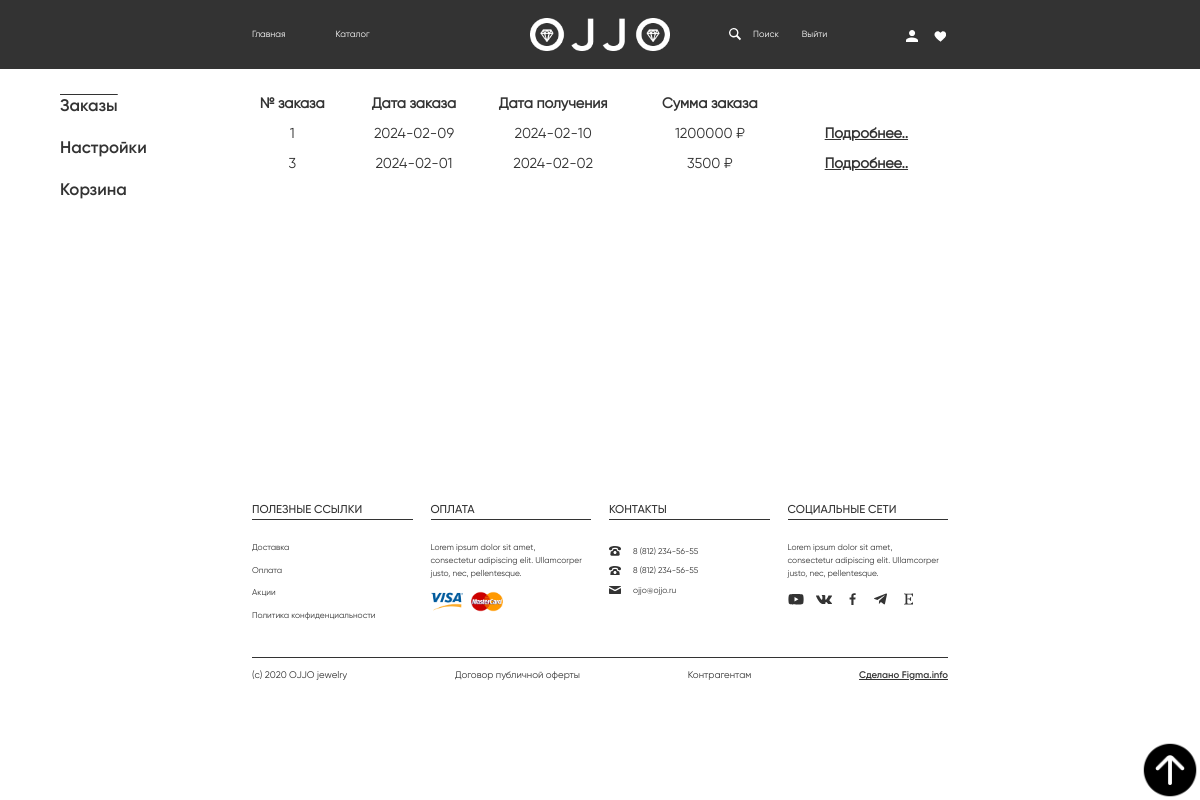
Screenshot of /orders.php (signed in) with the database file from the repository.
### tables this page shows
CREATE TABLE `orders` (
  `order_id` int NOT NULL,
  `order_user` int DEFAULT NULL,
  `order_date` date DEFAULT NULL,
  `order_get` date DEFAULT NULL,
  `order_sum` int DEFAULT NULL
);

### orders.php (the view, shortened to what this page needs)
<?php
require "connectdb.php";
?>
<?php require "HEADER.php"; ?>
<div class='voidCart'></div>
<div class='navCart'>
    <div id='navBlock'>
        <div id='curNav'><a href='orders.php' style='text-decoration:none;'>Заказы</a></div>
        <div><a href='settings.php' style='text-decoration:none;'>Настройки</a></div>
        <div><a href='cart.php' style='text-decoration:none;'>Корзина</a></div>
    </div>
    <div id="orderContent">
<?php
    $id_user = $_SESSION['id'];
    $queryOrders = mysqli_fetch_all(mysqli_query($conn, "SELECT orders.* FROM users JOIN orders ON users.user_id=orders.order_user WHERE order_user=$id_user"));
    if ($queryOrders!=null) {echo "<div id='rowOrder' class='rowOrderForORDERS'>";
        echo "<div id='numberOrder'><b>№ заказа</b></div>";
        echo "<div id='dateOrder'><b>Дата заказа</b></div>";
        echo "<div id='getOrder'><b>Дата получения</b></div>";
        echo "<div id='sumOrder'><b>Сумма заказа</b></div>";
        echo  "</div>";
     $i=1;
        foreach ($queryOrders as $orders) {$i++;
            echo "<div id='rowOrder' class='rowOrderForORDERS'>";
                                                                echo "<div id='numberOrder'>$orders[0]</div>";
                                                                echo "<div id='dateOrder'>$orders[2]</div>";
                                                                echo "<div id='getOrder'>$orders[3]</div>";
                                                                echo "<div id='sumOrder'>$orders[4] ₽</div>";
                                                                echo "<div id='voidOrder'><b><a href='oneOrder.php?order=$orders[0]'>Подробнее..</a></b></div>";
                                                                echo  "</div>";}}
    else {echo "<p id='empty'>Пока пусто..</p>";}
    ?>
</div>
</div>
    <div id="wrapper7">
        <div id="h1">ПОЛЕЗНЫЕ ССЫЛКИ</div>
        <div id="h2">ОПЛАТА</div>
        <div id="h3">КОНТАКТЫ</div>
        <div id="h4">СОЦИАЛЬНЫЕ СЕТИ</div>
        <div id="h9">
            <div>Доставка</div>
            <div>Оплата</div>
            <div>Акции</div>
            <div>Политика конфиденциальности</div>
        </div>
        <div id="h10">
            <div id="h101">Lorem ipsum dolor sit amet, <br> consectetur adipiscing elit. Ullamcorper <br> justo, nec, pellentesque.</div>
            <img src="Rectangle 13.png" id="h102">
            <img src="Rectangle 14.png" id="h103">
        </div>
        <div id="h11">
            <div>8 (812) 234-56-55</div>
            <div>8 (812) 234-56-55</div>
            <div>ojjo@ojjo.ru</div>
        </div>
        <div id="h12">
            <div id="h120">Lorem ipsum dolor sit amet, <br> consectetur adipiscing elit. Ullamcorper <br> justo, nec, pellentesque.</div>
        </div>
        <div id="h14">
            <div>(c) 2020 OJJO jewelry</div>
            <div>Договор публичной оферты</div>
            <div>Контрагентам</div>
            <div id="h14Sp">Сделано Figma.info</div>
        </div>
    </div>
</body>
</html>

### style.css (style rules this page uses)
* { margin:0; padding:0; font-size: 100%; }
body { background-color: #F9F9F9; display:grid; }
a { text-decoration: none; }
#wrapper7 { display: grid; height: 20vmax; grid-template-rows: 20% 7.5% 0.2% 9% 1fr 0.2% 15%; grid-template-columns: 21% 1fr 1.5% 1fr 1.5% 1fr 1.5% 1fr 21%; }
#h1, #h5 { grid-column: 2; }
#h2, #h6 { grid-column: 4; }
#h3, #h7 { grid-column: 6; }
#h4, #h8 { grid-column: 8; }
#h1, #h2, #h3, #h4 { font-family:"Gilroy M"; font-size:0.95vmax; grid-row:2; color:#333333; }
#h9 { display:grid; grid-row:5; grid-column:2; grid-template-columns: 100%; color:#333333; font-size:0.7vmax; font-family: "Gilroy"; grid-template-rows: 1fr 1fr 1fr 1fr 22%; }
#h10 { display:grid; grid-row:5; grid-column:4; grid-template-columns: 20% 5% 20% 1fr; color:#333333; font-size:0.7vmax; line-height:1.1vmax; font-family: "Gilroy"; grid-template-rows: 43% 1fr; }
#h101 { grid-row:1; grid-column:1/span all; }
#h102 { grid-row:2; grid-column:1; width:100%; }
#h103 { grid-row:2; grid-column:3; width:100%; }
#h11 { display:grid; grid-row:5; grid-column:6; align-items: center; grid-template-columns: 15% 1fr; color:#333333; font-size:0.7vmax; font-family: "Gilroy"; grid-template-rows: repeat(3,17%) 1fr; }
#h11 svg { width:50%; }
#h12 { display:grid; grid-row:5; grid-column:8; grid-template-columns: 10% 8% 10% 10.5% 4.5% 11% 8.5% 10% 6% 1fr; color:#333333; font-size:0.7vmax; line-height:1.1vmax; font-family: "Gilroy"; grid-template-rows: 43% 15% 1fr; }
#h12 svg { width:100%; align-self:center; }
#h120 { grid-column:1/span all; grid-row:1; }
#h121 { grid-column:1; }
#h122 { grid-column:3; }
#h123 { grid-column:5; }
#h124 { grid-column:7; }
#h125 { grid-column:9; }
#h14 { grid-column:2/9; grid-row:7; display:flex; align-items: center; justify-content: space-between; color:#333333; font-size:0.8vmax; }
#h14 div:not(#h14Sp) { font-family:"Gilroy"; }
#h14Sp { font-family:"Gilroy SB"; text-decoration: underline; }
.voidCart { height:2vmax; }
.navCart { width:100%; height:30vmax; display:grid; grid-template-rows:100%; grid-template-columns:5vmax 15vmax 58% auto; }
#navBlock { grid-column:2; display:grid; grid-template-rows:repeat(4, 3.5vmax) auto; grid-template-columns:100%; color:#333333; font-family:"Gilroy SB"; font-size:1.4vmax; }
#navBlock a { color:#333333; }
#orderContent { display:grid; grid-column:3; grid-template-rows:100%; grid-template-columns:100%; }
#rowOrder { display:grid; grid-template-rows:100%; width:100%; color:#333333; font-family:"Gilroy"; font-size:1.2vmax; }
.rowOrderForORDERS { height:2.5vmax; grid-template-columns:15% 20% 20% 25% 1fr; justify-items:center; }
#curNav { text-decoration:overline; }
#voidOrder a { color:#333333; }

### rows the page displays
orders: order_id "1", order_date "2024-02-09", order_get "2024-02-10", order_sum "1200000"
orders: order_id "3", order_date "2024-02-01", order_get "2024-02-02", order_sum "3500"
